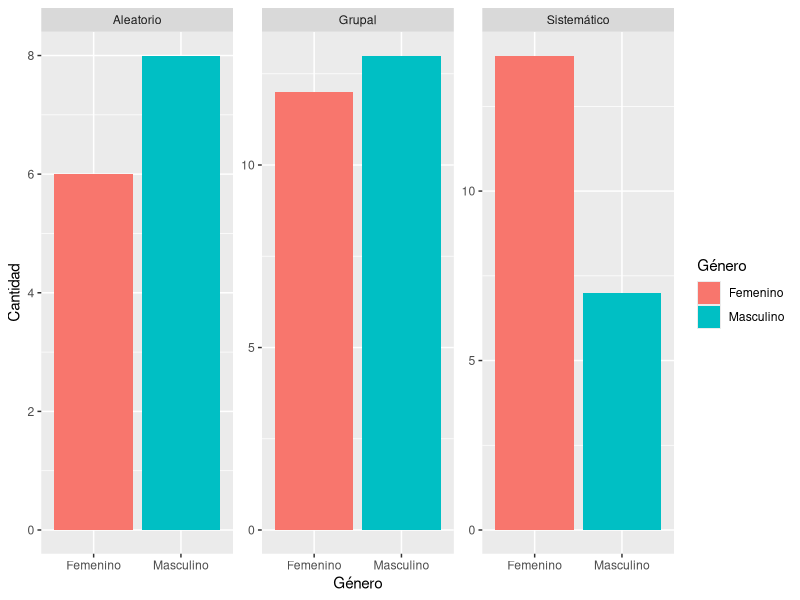
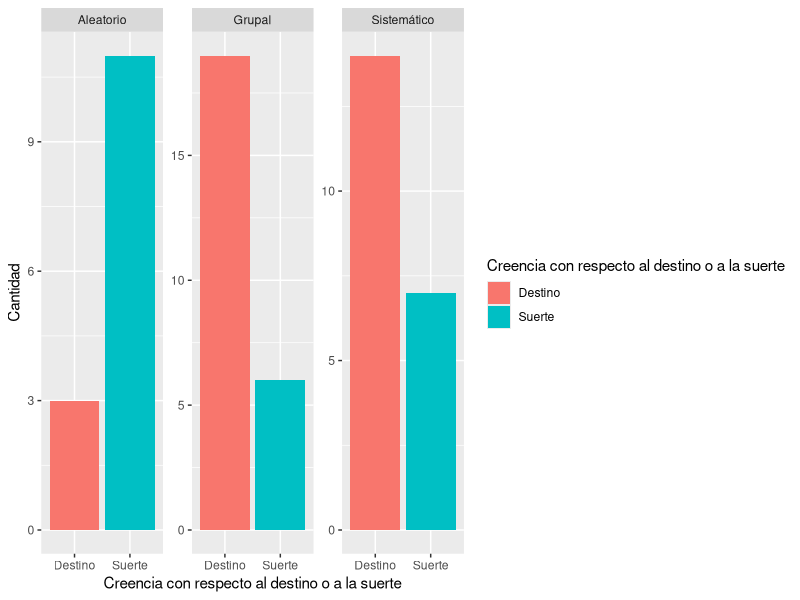
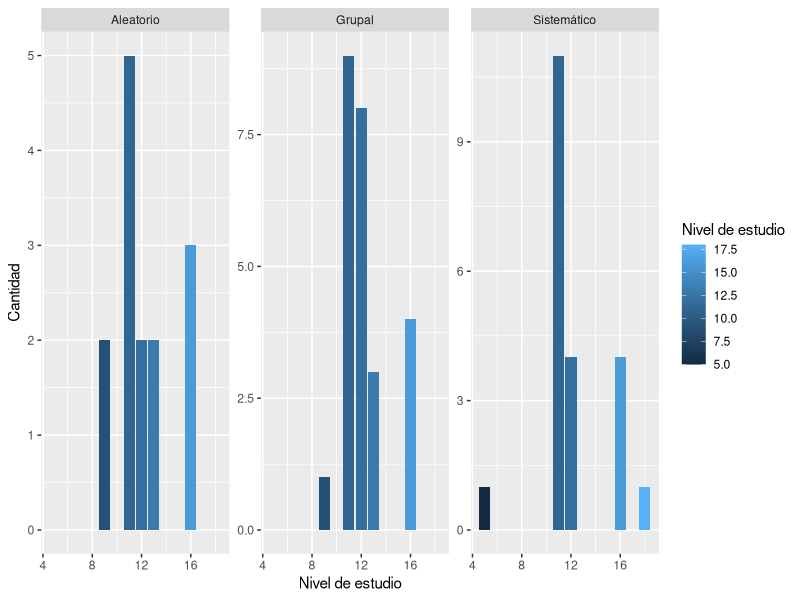
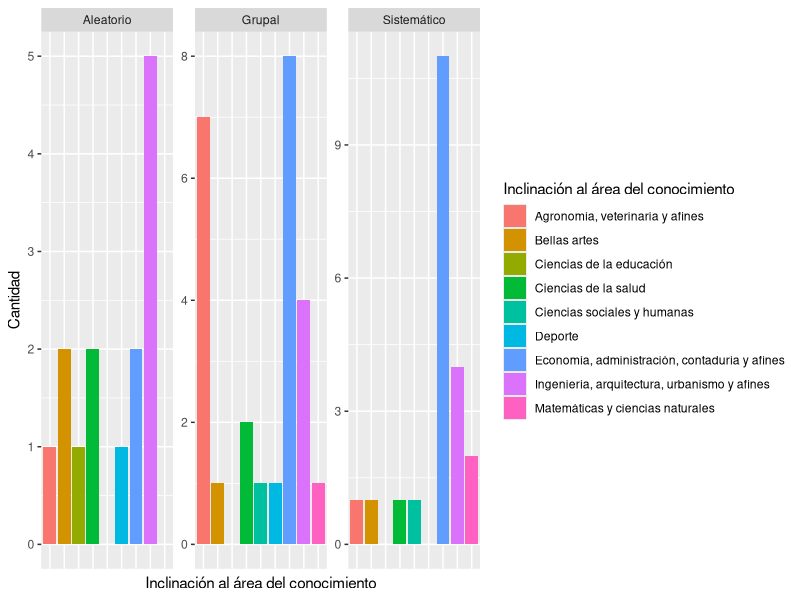
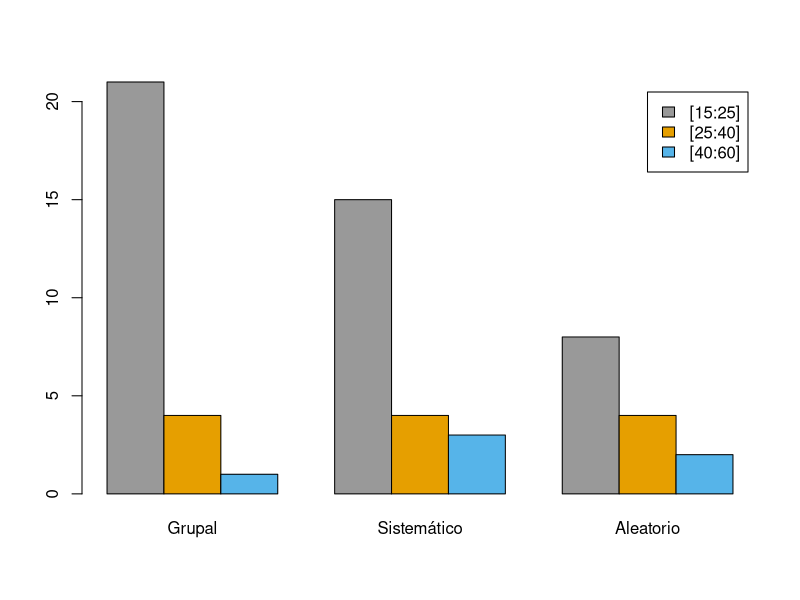

Generate these figures, in order, with R:
## ---- chunk 1
knitr::opts_chunk$set(echo = TRUE)
## ---- chunk 2

# instalacion de librearias

library(tidyverse)
library(readxl)
library(dplyr)


## ---- chunk 3
# Lectura de la base de datos 

base <- read_excel("Respuestas trabajo estadistica.xlsx")

# copia 
base2 <- base


## ---- chunk 4


# primera grafca

grafica1 <- base2 %>% 
  select(Género, Aleatoriedad) %>% 
  mutate(Género = str_replace(Género, "F", "Femenino")) %>%
  mutate(Género = str_replace(Género, "M", "Masculino")) %>% 
  group_by(Aleatoriedad, Género) %>% 
  summarise(Cantidad = n())

ggplot(grafica1, aes(x =Género,  y = Cantidad, group = Aleatoriedad, fill = Género))+
  geom_bar(stat = "identity")+
  facet_wrap(~Aleatoriedad, scales = "free_y")
## ---- chunk 5
Grafica2 <- base2 %>% 
  select(`Creencia con respecto al destino o a la suerte`, Aleatoriedad) %>% 
  group_by(Aleatoriedad, `Creencia con respecto al destino o a la suerte`) %>% 
  summarise(Cantidad = n())

ggplot(Grafica2, aes(x =`Creencia con respecto al destino o a la suerte`,  y = Cantidad, group = Aleatoriedad, fill = `Creencia con respecto al destino o a la suerte`))+
  geom_bar(stat = "identity")+
  facet_wrap(~Aleatoriedad, scales = "free_y")
## ---- chunk 6
Grafica3 <- base2 %>% 
  select(`Nivel de estudio`, Aleatoriedad) %>% 
  group_by(Aleatoriedad, `Nivel de estudio`) %>% 
  summarise(Cantidad = n())

ggplot(Grafica3, aes(x =`Nivel de estudio`,  y = Cantidad, group = Aleatoriedad, fill = `Nivel de estudio`))+
  geom_bar(stat = "identity")+
  facet_wrap(~Aleatoriedad, scales = "free_y")
## ---- chunk 7
Grafica4 <- base2 %>% 
  select(`Inclinación al área del conocimiento`, Aleatoriedad) %>% 
  group_by(Aleatoriedad, `Inclinación al área del conocimiento`) %>% 
  summarise(Cantidad = n())

ggplot(Grafica4, aes(x =`Inclinación al área del conocimiento`,  y = Cantidad, group = Aleatoriedad, fill = `Inclinación al área del conocimiento`))+
  geom_bar(stat = "identity")+
  facet_wrap(~Aleatoriedad, scales = "free_y")+
  theme(axis.text.x=element_blank(),
        axis.ticks.x=element_blank())
## ---- chunk 8
Grafica5 <- base2 %>% 
  select(Edad, Aleatoriedad) %>% 
  mutate(Edad = as.numeric(Edad)) %>% 
  filter(Edad %in% c(15:25)) %>% 
  group_by(Aleatoriedad, Edad) %>% 
  summarise(Cantidad = n())

total01 <- bind_rows(Grafica5 %>% rownames_to_column())


a <- total01 %>% 
  select(Aleatoriedad, Cantidad) %>% 
  filter(Aleatoriedad %in% "Grupal") %>% 
  group_by(Aleatoriedad) %>% 
  summarise(j = sum(Cantidad))

b <- total01 %>% 
  select(Aleatoriedad, Cantidad) %>% 
  filter(Aleatoriedad %in% "Sistemático") %>% 
  group_by(Aleatoriedad) %>% 
  summarise(j = sum(Cantidad))

c <- total01 %>% 
  select(Aleatoriedad, Cantidad) %>% 
  filter(Aleatoriedad %in% "Aleatorio") %>% 
  group_by(Aleatoriedad) %>% 
  summarise(j = sum(Cantidad))

j = rbind(a,b,c)

v <- as.data.frame(t(j[,-1]))
t<- bind_rows(v %>% rownames_to_column())


t2<- t%>%
  dplyr::rename("Grupal"=V1,Sistemático=V2,"Intervalo"=rowname, Aleatorio = V3)

t2 <- t2 %>% 
  mutate(Intervalo = str_replace(Intervalo, "j", "[15;25]"))




## ---- chunk 9
Grafica5.1 <- base2 %>% 
  select(Edad, Aleatoriedad) %>% 
  mutate(Edad = as.numeric(Edad)) %>% 
  filter(Edad %in% c(25:40)) %>% 
  group_by(Aleatoriedad, Edad) %>% 
  summarise(Cantidad = n())

total011 <- bind_rows(Grafica5.1 %>% rownames_to_column())


a1 <- total011 %>% 
  select(Aleatoriedad, Cantidad) %>% 
  filter(Aleatoriedad %in% "Grupal") %>% 
  group_by(Aleatoriedad) %>% 
  summarise(j = sum(Cantidad))

b1 <- total011 %>% 
  select(Aleatoriedad, Cantidad) %>% 
  filter(Aleatoriedad %in% "Sistemático") %>% 
  group_by(Aleatoriedad) %>% 
  summarise(j = sum(Cantidad))

c1 <- total011 %>% 
  select(Aleatoriedad, Cantidad) %>% 
  filter(Aleatoriedad %in% "Aleatorio") %>% 
  group_by(Aleatoriedad) %>% 
  summarise(j = sum(Cantidad))

j1 = rbind(a1,b1,c1)

p <- as.data.frame(t(j1[,-1]))
y<- bind_rows(p %>% rownames_to_column())


y<- y%>%
  dplyr::rename("Grupal"=V1,Sistemático=V2,"Intervalo"=rowname, Aleatorio = V3)

y<- y %>% 
  mutate(Intervalo = str_replace(Intervalo, "j", "[25;40]"))


## ---- chunk 10
Grafica5.2 <- base2 %>% 
  select(Edad, Aleatoriedad) %>% 
  mutate(Edad = as.numeric(Edad)) %>% 
  filter(Edad %in% c(40:60)) %>% 
  group_by(Aleatoriedad, Edad) %>% 
  summarise(Cantidad = n())

total0111 <- bind_rows(Grafica5.2 %>% rownames_to_column())


a2 <- total0111 %>% 
  select(Aleatoriedad, Cantidad) %>% 
  filter(Aleatoriedad %in% "Grupal") %>% 
  group_by(Aleatoriedad) %>% 
  summarise(j = sum(Cantidad))

b2 <- total0111 %>% 
  select(Aleatoriedad, Cantidad) %>% 
  filter(Aleatoriedad %in% "Sistemático") %>% 
  group_by(Aleatoriedad) %>% 
  summarise(j = sum(Cantidad))

c2 <- total0111 %>% 
  select(Aleatoriedad, Cantidad) %>% 
  filter(Aleatoriedad %in% "Aleatorio") %>% 
  group_by(Aleatoriedad) %>% 
  summarise(j = sum(Cantidad))

j2 = rbind(a2,b2,c2)

p1 <- as.data.frame(t(j2[,-1]))
y1<- bind_rows(p1 %>% rownames_to_column())


y1<- y1%>%
  dplyr::rename("Grupal"=V1,Sistemático=V2,"Intervalo"=rowname, Aleatorio = V3)

y1<- y1 %>% 
  mutate(Intervalo = str_replace(Intervalo, "j", "[40;60]"))


## ---- chunk 11
ultima <- rbind(t2,y, y1)

q <- as.data.frame(t(ultima[,-1]))

q11<- q%>%
  dplyr::rename("[15:25]"=V1,"[25:40]"=V2, "[40:60]" = V3)

q2 <- t(q11)

## ---- chunk 12

barplot(q2, col = c("#999999", "#E69F00", "#56B4E9"),
        legend = rownames(q2),
        beside = TRUE)


